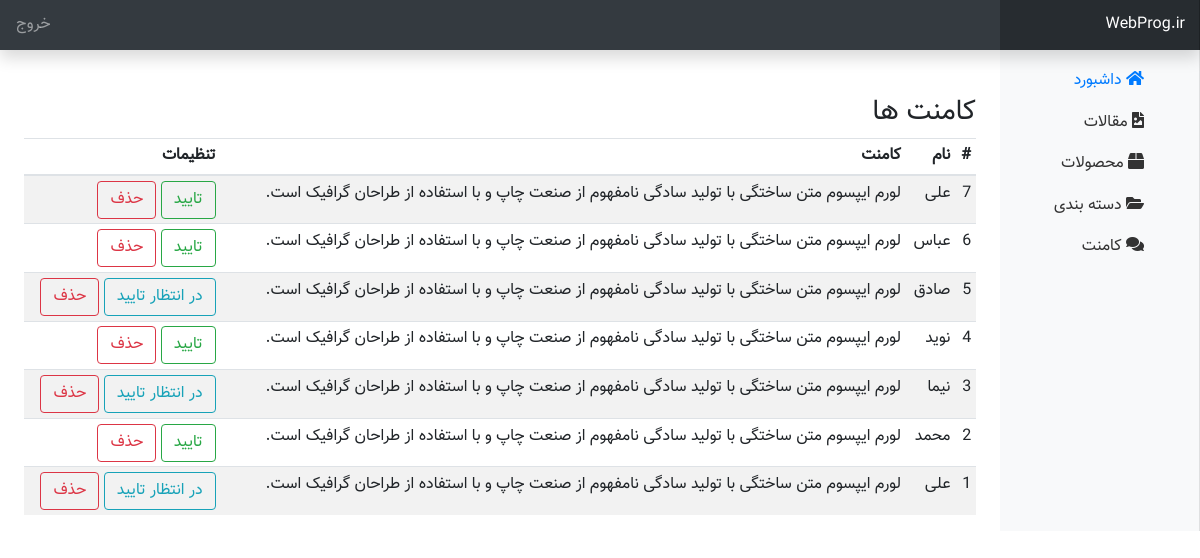
/admin/comment.php (signed in), run on the app's committed database.
### tables this page shows
CREATE TABLE `comments` (
  `id` int(11) NOT NULL,
  `name` varchar(100) NOT NULL,
  `comment` text NOT NULL,
  `post_id` int(11) NOT NULL,
  `status` tinyint(1) NOT NULL DEFAULT 0
);

### admin/comment.php (the view, shortened to what this page needs)
<?php
include("./include/header.php");
$query_comments = "SELECT * FROM comments ORDER BY id DESC";
$comments = $db->query($query_comments);
?>
<div class="container-fluid">
    <div class="row">
        <?php include('./include/sidebar.php') ?>
        <main role="main" class="col-md-9 ml-sm-auto col-lg-10 px-4">
            <h3 class="mt-5">کامنت ها</h3>
            <div class="table-responsive">
                <form action="post">
                    <table class="table table-striped table-sm">
                        <thead>
                            <tr>
                                <th>#</th>
                                <th>نام</th>
                                <th>کامنت</th>
                                <th>تنظیمات</th>
                            </tr>
                        </thead>
                        <tbody>
                            <?php
                            if ($comments->rowCount() > 0) {
                                foreach ($comments as $comment) {
                                    ?>
                                    <tr>
                                        <td><?php echo $comment['id'] ?></td>
                                        <td><?php echo $comment['name'] ?></td>
                                        <td><?php echo $comment['comment'] ?></td>
                                        <td>
                                            <?php
                                                if ($comment['status']) {
                                                    ?>
                                                <a href="#" class="btn btn-outline-success">تایید </a>
                                            <?php
                                                } else {
                                                    ?>
                                                <a href="comment.php?action=approve&id=<?php echo $comment['id'] ?>" class="btn btn-outline-info">در انتظار تایید</a>
                                            <?php
                                                }
                                                ?>
                                            <a href="comment.php?action=delete&id=<?php echo $comment['id'] ?>" class="btn btn-outline-danger">حذف</a>
                                        </td>
                                    </tr>
                            <?php
                                }
                            }
                            ?>
                        </tbody>
                    </table>
                </form>
            </div>
        </main>
    </div>
</div>

### admin/css/admin.css (style rules this page uses)
body { direction: rtl; text-align: right !important; font-family: "Vazir" !important; line-height: 1.6; }
[role="main"] { padding-top: 110px; }
@media (min-width: 768px) { [role="main"] { padding-top: 48px; } }

### data on the page
comments: id "7", name "علی", comment "لورم ایپسوم متن ساختگی با تولید سادگی نامفهوم از صنعت چاپ و با استفاده از طراحان گرافیک است.", status "تایید"
comments: id "6", name "عباس", comment "لورم ایپسوم متن ساختگی با تولید سادگی نامفهوم از صنعت چاپ و با استفاده از طراحان گرافیک است.", status "تایید"
comments: id "5", name "صادق", comment "لورم ایپسوم متن ساختگی با تولید سادگی نامفهوم از صنعت چاپ و با استفاده از طراحان گرافیک است."
comments: id "4", name "نوید", comment "لورم ایپسوم متن ساختگی با تولید سادگی نامفهوم از صنعت چاپ و با استفاده از طراحان گرافیک است.", status "تایید"
comments: id "3", name "نیما", comment "لورم ایپسوم متن ساختگی با تولید سادگی نامفهوم از صنعت چاپ و با استفاده از طراحان گرافیک است."
comments: id "2", name "محمد", comment "لورم ایپسوم متن ساختگی با تولید سادگی نامفهوم از صنعت چاپ و با استفاده از طراحان گرافیک است.", status "تایید"
comments: id "1", name "علی", comment "لورم ایپسوم متن ساختگی با تولید سادگی نامفهوم از صنعت چاپ و با استفاده از طراحان گرافیک است."
